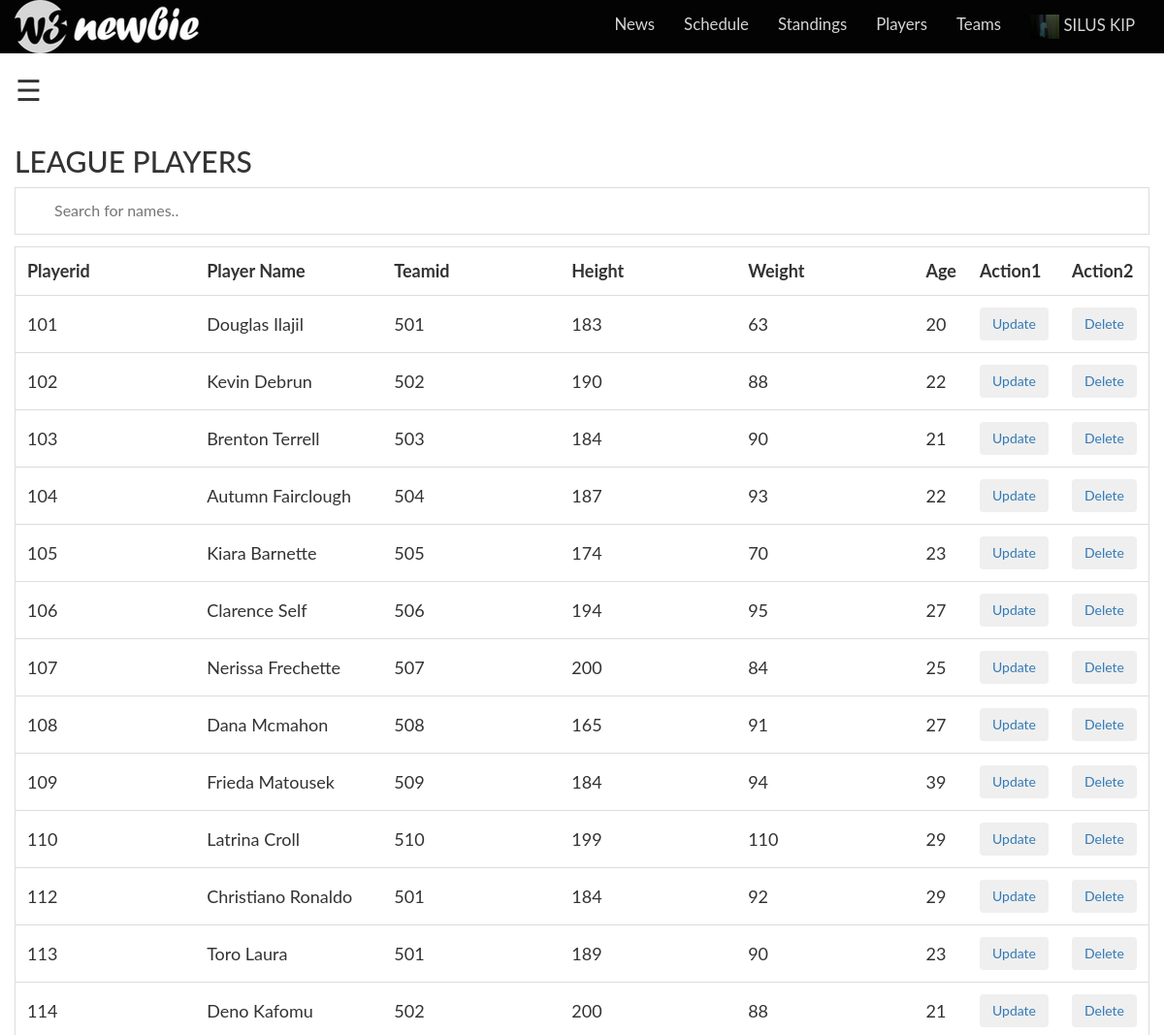
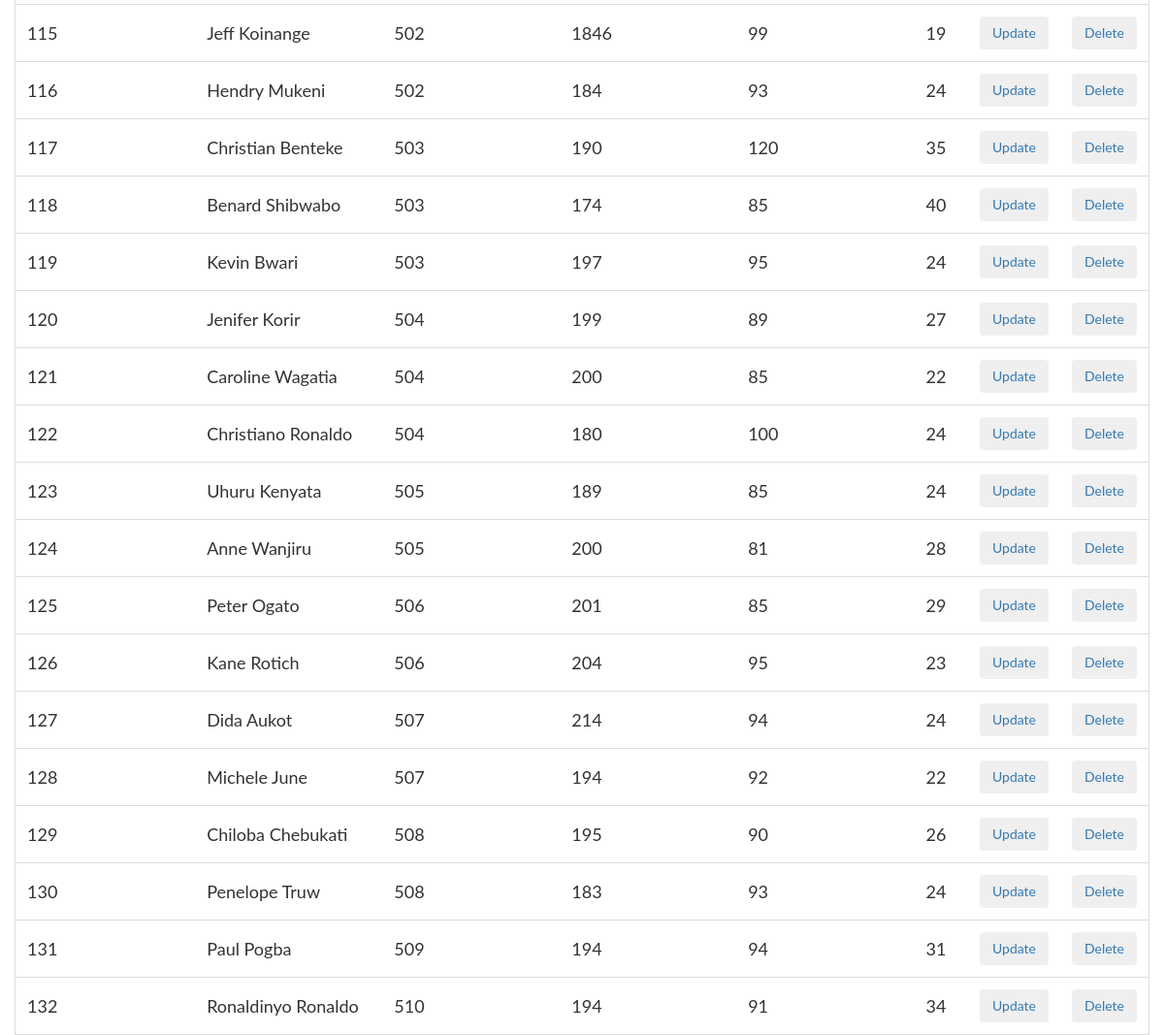
The page /players2.php (signed in) on the database its author committed (2 pictures, top to bottom).
### tables this page shows
CREATE TABLE `players` (
  `playerId` int(11) NOT NULL,
  `playerName` varchar(30) NOT NULL,
  `teamId` int(11) NOT NULL,
  `height` int(11) NOT NULL,
  `weight` int(11) NOT NULL,
  `age` int(11) NOT NULL
);

### players2.php (the view, shortened to what this page needs)
<?php
require_once "connection.php";
?>
<!DOCTYPE html>
<html>
<head>
  <link rel="stylesheet" href="https://maxcdn.bootstrapcdn.com/bootstrap/3.3.7/css/bootstrap.min.css">
  <link rel="stylesheet" href="https://cdnjs.cloudflare.com/ajax/libs/font-awesome/4.7.0/css/font-awesome.min.css">
  <link rel="stylesheet" type="text/css" href="css.css">
</head>
<body>
<nav class="navbar navbar-inverse">
      <div class="container-fluid">
        <div class="navbar-header">
          <a href="#" class="navbar-nav navbar navbar-right"><img src="img/w3newbie.png"></a>
        </div>
        <div class="collapse navbar-collapse" id="myNavbar">
          <ul class="nav navbar-nav navbar-right">
            <li> <a href="homesec.php">News</a></li>
            <li><a href="examplesec.php">Schedule</a> </li>
            <li> <a href="standings.php">Standings</a></li>
            <li> <a href="players.php">Players</a></li>
                    <li> <a href="teams.php">Teams</a></li>
                    <li style="float:right;"><a href="profile2.php?userId=<?=$_SESSION["authlog"]["userId"]?>"><img style="width:30px; height:25px; background-color:white;" src="images/people/<?php echo $_SESSION["authlog"]["Image"];?>"><?php echo ' ';?><?php echo strtoupper($_SESSION["authlog"]["Full_Name"]);?></a></li>
          </ul>
        </div>
      </div>
   </nav>
<div id="main">
  <span style="font-size:30px;cursor:pointer" onclick="openNav()">&#9776;</span>
</div>
<div class="container">
  <div class="row">
    <div  >
      <h2>LEAGUE PLAYERS</h2>
<input type="text" id="myInput" onkeyup="myFunction()" placeholder="Search for names.." title="Type in a name">
<table id="myTable">
  <tr class="header">
    <th style="width:20%;">Playerid</th>
    <th style="width:20%;">Player Name</th>
    <th style="width:20%;">Teamid</th>
    <th style="width:20%;">Height</th>
    <th style="width:20%;">Weight</th>
    <th style="width:20%;">Age</th>
    <th style="width:20%;">Action1</th>
    <th style="width:20%;">Action2</th>
  </tr>
  <?php
$select_qry="SELECT `playerId`, `playerName`, `teamId`, `height`, `weight`, `age` FROM `players` ";
$results=$conn->query($select_qry);
if ($results->num_rows>0){
  while ($row=$results->fetch_assoc()) {
 ?>
  <tr>
  <td align="center" scope="row"><?php echo $row["playerId"]; ?></td>
  <td align="center" scope="row"><?php echo $row["playerName"]; ?></td>
  <td align="center" scope="row"><?php echo $row["teamId"]; ?></td>
  <td align="center" scope="row"><?php echo $row["height"]; ?></td>
  <td align="center" scope="row"><?php echo $row["weight"]; ?></td>
  <td align="center" scope="row"><?php echo $row["age"]; ?></td>
  <td align="center"><a href= "review4.php?playerId=<?= $row['playerId']?>"><button class="btn btn-secondary">Update</button>
  <td align="center"><a href="delete4.php?playerId=<?= $row['playerId']?>"><button class="btn btn-secondary">Delete</button>
 </tr>
 <?php
}
}else {
  echo "0 results";
}
    ?>
    </div>
  </div>
</div>
</body>
</html>

### css.css (style rules this page uses)
.navbar { margin-bottom: 0; border-radius: 0; background-color: #030303; color: #FFF padding: 1% 0; font-size: 1.2em; border:0; }
.navbar-inverse .navbar-nav li a { color: #D5D5D5; }

### players2.php (style rules this page uses)
* { box-sizing: border-box; }
.navbar { margin-bottom: 0; border-radius: 0; background-color: #030303; color: #FFF padding: 1% 0; font-size: 1.2em; border:0; }
#myInput { background-image: url('/css/searchicon.png'); background-position: 10px 10px; background-repeat: no-repeat; width: 100%; font-size: 16px; padding: 12px 20px 12px 40px; border: 1px solid #ddd; margin-bottom: 12px; }
#myTable { border-collapse: collapse; width: 100%; border: 1px solid #ddd; font-size: 18px; }
#myTable th, #myTable td { text-align: left; padding: 12px; }
#myTable tr { border-bottom: 1px solid #ddd; }
#myTable tr.header, #myTable tr:hover { background-color: #f1f1f1; }
body { font-family: "Lato", sans-serif; transition: background-color .5s; }
#main { transition: margin-left .5s; padding: 16px; }

### rows shown on the page
players: playerId "101", playerName "Douglas Ilajil", teamId "501", height "183", weight "63", age "20"
players: playerId "102", playerName "Kevin Debrun", teamId "502", height "190", weight "88", age "22"
players: playerId "103", playerName "Brenton Terrell", teamId "503", height "184", weight "90", age "21"
players: playerId "104", playerName "Autumn Fairclough", teamId "504", height "187", weight "93", age "22"
players: playerId "105", playerName "Kiara Barnette", teamId "505", height "174", weight "70", age "23"
players: playerId "106", playerName "Clarence Self", teamId "506", height "194", weight "95", age "27"
players: playerId "107", playerName "Nerissa Frechette", teamId "507", height "200", weight "84", age "25"
players: playerId "108", playerName "Dana Mcmahon", teamId "508", height "165", weight "91", age "27"
players: playerId "109", playerName "Frieda Matousek", teamId "509", height "184", weight "94", age "39"
players: playerId "110", playerName "Latrina Croll", teamId "510", height "199", weight "110", age "29"
players: playerId "112", playerName "Christiano Ronaldo", teamId "501", height "184", weight "92", age "29"
players: playerId "113", playerName "Toro Laura", teamId "501", height "189", weight "90", age "23"
players: playerId "114", playerName "Deno Kafomu", teamId "502", height "200", weight "88", age "21"
players: playerId "115", playerName "Jeff Koinange", teamId "502", height "1846", weight "99", age "19"
players: playerId "116", playerName "Hendry Mukeni", teamId "502", height "184", weight "93", age "24"
players: playerId "117", playerName "Christian Benteke", teamId "503", height "190", weight "120", age "35"
players: playerId "118", playerName "Benard Shibwabo", teamId "503", height "174", weight "85", age "40"
players: playerId "119", playerName "Kevin Bwari", teamId "503", height "197", weight "95", age "24"
players: playerId "120", playerName "Jenifer Korir", teamId "504", height "199", weight "89", age "27"
players: playerId "121", playerName "Caroline Wagatia", teamId "504", height "200", weight "85", age "22"
players: playerId "122", playerName "Christiano Ronaldo", teamId "504", height "180", weight "100", age "24"
players: playerId "123", playerName "Uhuru Kenyata", teamId "505", height "189", weight "85", age "24"
players: playerId "124", playerName "Anne Wanjiru", teamId "505", height "200", weight "81", age "28"
players: playerId "125", playerName "Peter Ogato", teamId "506", height "201", weight "85", age "29"
players: playerId "126", playerName "Kane Rotich", teamId "506", height "204", weight "95", age "23"
players: playerId "127", playerName "Dida Aukot", teamId "507", height "214", weight "94", age "24"
players: playerId "128", playerName "Michele June", teamId "507", height "194", weight "92", age "22"
players: playerId "129", playerName "Chiloba Chebukati", teamId "508", height "195", weight "90", age "26"
players: playerId "130", playerName "Penelope Truw", teamId "508", height "183", weight "93", age "24"
players: playerId "131", playerName "Paul Pogba", teamId "509", height "194", weight "94", age "31"
players: playerId "132", playerName "Ronaldinyo Ronaldo", teamId "510", height "194", weight "91", age "34"

### other values the page prints
$_SESSION["authlog"]["Full_Name"] "SILUS KIP"
